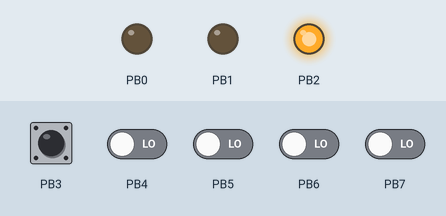
The program below on a simulated ATtiny85, built with avr-gcc and emulated at 8 MHz. Shown: output pins drawn as LEDs (lit = HIGH). The test bench sets the inputs (shaded band); at power-on: PB3 HIGH, PB4–7 LOW. Random numbers use the default seed unless the program sets one; EEPROM starts erased.

Above: at 1.2 s.
1.3 s: PB3 pulled LOW for 0.15 s
At 3.79 s:
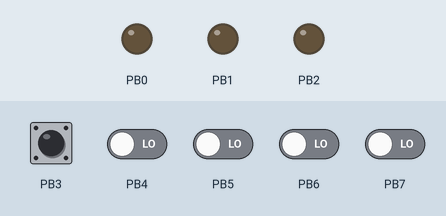
4.4 s: PB3 driven LOW and PB4 driven HIGH
7.4 s: PB3 driven HIGH
10.4 s: PB3 driven LOW and PB4 driven LOW
13.4 s: PB3 driven HIGH
16.4 s: PB3 driven LOW
At 20.25 s:
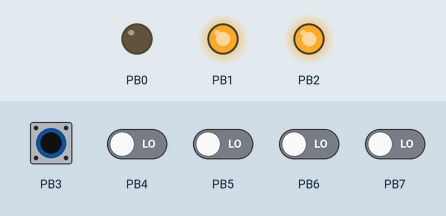
Timing chart, 0 to 20.4 s (numbered marks = the images above; inputs shaded):
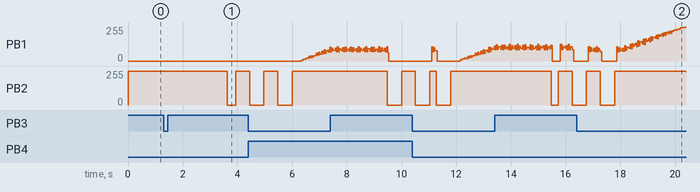

Measured:
- after the input at 1.3 s, PB2: 255/255 → 0/255 after 2.3 s, → 255/255 0.31 s later

The program:

ledcontroller.c
```c
/* Name: Simple PWM RGB LED
 * Author: Adam Brown
 */


#include <avr/io.h>
#include <avr/interrupt.h>
#include <avr/eeprom.h>
#include <math.h>

#define F_CPU 8000000UL
#include <util/delay.h>

#include "common.h"

//#define DEBUG_HUE

void setupTimer();
void loop();

void hsvToRgb(float *r, float *g, float *b, float h, float s, float v);
void updateColor(float h);
void updateBlack();

void loadABColors(float *hueA, float *hueB);
void saveABColors(float hueA, float hueB);

void doFullSpectrumAnimate();
void doABAnimate();


void delay(unsigned long);

void resetMillis();


//define the states for this program
enum STATE {
	ANIMATE,
	SELECT,
	HOLD,
	START
};

enum CHANNEL {
	A = 0,
	B = 1
};

//the current state
enum STATE state;
enum CHANNEL channel;

unsigned long msHoldStart = 0;
unsigned long msAnimateStart = 0;

#define MSEC_HOLD_DELAY 2000
#define MSEC_ANIMATE_CYCLE 56000
#define MSEC_SOLID 0
#define MSEC_FADE 28000

#define MSEC_RESET_THRESHOLD 50
#define RESET_COUNT 70000

#define RED 0
#define GREEN 1
#define BLUE 2

#define BUTTON_PIN 3
#define MSEC_BUTTON_DEBOUNCE 250

#define HUE_STEP 0.001
#define STEP_DELAY 20


//the current hue for channels A and B
float hue[] = {0.0, 0.0};


//the red, green and blue pins
byte pins[3]={2,1,0};

//the length of the duty cycle (in ticks per 256)
volatile byte duty[3]={0,0,0};

//the number of ticks counted on the millisecond clock
volatile long millis=0;

byte EEMEM test;

int main(void)
{
  //write enable port 0, 1, 2
  DDRB = (1<<PB0) | (1<<PB1) | (1<<PB2);

  //read enable port 3
  DDRB |= (0<<PB3);

  //enable port 3 pullup
  PORTB |= (1<<PB3);

  //configure the PWM and timer interrupts
  setupTimer();

	//set the initial state
	state=ANIMATE;
	msAnimateStart = millis;
	channel=A;

	//if the button is held down, reset the color
	if (readPin(BUTTON_PIN)==false) {
		hue[A]=0.001;
		hue[B]=0.501;
		saveABColors(hue[A], hue[B]);

		//wait until the button is released
		do {
			delay(MSEC_BUTTON_DEBOUNCE);
		} while (readPin(BUTTON_PIN)==false);
	}
	//otherwise load the saved color
	else {
		loadABColors(&hue[A], &hue[B]);
	}

	//set the initial color
	//updateColor(hue[A]);

	//input handling loop
	while(true) {
		loop();
	}

	return 0;
}


void loop()
{
	//read the button value (false: pressed)
	boolean button=readPin(BUTTON_PIN);

	//calculate the state transitions
	//hold or animate become select when the button is pressed
	if ((state==HOLD || state==ANIMATE) && button==false) {
		state=SELECT;
		updateColor(hue[channel]);
		delay(MSEC_BUTTON_DEBOUNCE);
		return;
	}
	//select becomes hold for the next channel
	else if (state==SELECT && button==true) {
		//save the current channel positions
		saveABColors(hue[A], hue[B]);
		state=HOLD;

		msHoldStart = millis;

		//choose the next channel
		switch (channel) {
			case A:
				channel=B;
				break;
			case B:
				channel=A;
				break;
		}

		delay(MSEC_BUTTON_DEBOUNCE);
	}

	//handle the select mode
	else if (state==SELECT && button==false) {
		//increment the hue
		hue[channel]+=HUE_STEP;
		//mod the hue by 1
		if (hue[channel]>1)
			hue[channel]-=floor(hue[channel]);

		updateColor(hue[channel]);
	}

	//hold becomes animate after a delay, or when first starting
	else if (state==START || (state==HOLD && (millis-msHoldStart > MSEC_HOLD_DELAY))) {

		//flash the colors to indicate animate start
		updateBlack();
		delay(500);
		updateColor(hue[A]);
		delay(500);
		updateBlack();
		delay(500);
		updateColor(hue[B]);
		delay(500);
		updateBlack();
		delay(500);


		state = ANIMATE;
		msAnimateStart = millis;
	}

	//handle animation
	else if (state==ANIMATE) {
		doABAnimate();
	}


	delay(STEP_DELAY);
}


void doFullSpectrumAnimate() {
	//get the number of ms elapsed since the start of the current animation cycle
	unsigned long msCycleElapsed = (millis - msAnimateStart) % MSEC_ANIMATE_CYCLE;
	int cycleNumber = (millis-msAnimateStart)/MSEC_ANIMATE_CYCLE;

	//every so often, we'll reset the milliseconds counter
	if (msCycleElapsed < MSEC_RESET_THRESHOLD && cycleNumber > RESET_COUNT) {
		resetMillis();
	}

	float hue = (float)msCycleElapsed/MSEC_ANIMATE_CYCLE;
	updateColor(hue);
}

void doABAnimate () {
	//get the number of ms elapsed since the start of the current animation cycle
	unsigned long msCycleElapsed = (millis - msAnimateStart) % MSEC_ANIMATE_CYCLE;
	int cycleNumber = (millis-msAnimateStart)/MSEC_ANIMATE_CYCLE;

	//every so often, we'll reset the milliseconds counter
	if (msCycleElapsed < MSEC_RESET_THRESHOLD && cycleNumber > RESET_COUNT) {
		resetMillis();
	}

	float hueStart;
	float hueEnd;


	//first the animation fades from A to B and then from B to A
	//each of these halves takes half of the animation cycle
	if (msCycleElapsed < MSEC_ANIMATE_CYCLE/2) {
		hueStart = hue[A];
		hueEnd = hue[B];
	}
	else {
		hueStart = hue[B];
		hueEnd = hue[A];
	}


#ifdef DEBUG_HUE
hueEnd=0.4;
hueStart=0.91;
#endif

	//get the ms elapsed since the start of the current half of the animation cycle
	msCycleElapsed = msCycleElapsed % (MSEC_ANIMATE_CYCLE/2);

	//if we are still in the solid part of the cycle, just show the starting color
	if (msCycleElapsed <= MSEC_SOLID)
		updateColor(hueStart);

	//otherwise interpolate between the starting and ending color
	else {
		float interpolate = (float) (msCycleElapsed-MSEC_SOLID)/MSEC_FADE;

		//we want to interpolate along the shortest distance
		//so, if the start and end colors are more than half the number wheel distant
		if (hueStart - hueEnd > 0.5)
			hueEnd += 1.0;
		else if (hueEnd - hueStart > 0.5)
			hueStart += 1.0;

/*
		//we want to interpolate along the longest distance
		//so, if the start and end colors are more than half the number wheel distant
		if (hueStart - hueEnd < 0.5)
		hueEnd += 1.0;
		else if (hueEnd - hueStart > 0.5)
		hueStart += 1.0;
*/
		float hue = hueEnd*interpolate + hueStart*(1.0-interpolate);

		if (hue >= 1.0)
			hue -= 1.0;

		updateColor(hue);
	}
}
//reset the millisecond counter and notify attached devices
void resetMillis() {
	//!!! not currently implemented
	msHoldStart -= millis;
	msAnimateStart -= millis;
	millis = 0;
}

//delay for the given number of millis
void delay(unsigned long msDelay) {
	unsigned long start = millis;

	while (millis - start < msDelay)
		;
}

//the LED pwm timer interrupt
byte count=0;
ISR(TIM0_COMPA_vect) {
	int i;
	for (i=0;i<3;i++) {
		if (count==0 && duty[i]>0)
			writePin(pins[i],true);
		else if (count>duty[i])
			writePin(pins[i],false);
	}

	count+=2;
}

ISR(TIM1_OVF_vect) {
	millis++;
}

//setup the LED pwm timer
void setupTimer() {
	//disable interrupts
	cli();

	// Enable interrupt when timer 0 hits OCR0A
	TIMSK = _BV(OCIE0A) ;

	// Set CTC mode (Clear Timer on Compare Match) and no prescaler
	// Have to set OCR1A *after*, otherwise it gets reset to 0!
	TCCR0A = _BV(WGM01) ;   ///WGM01 (p. 82)
//	TCCR0B = _BV(CS00);  //CS00 (p. 83),
	TCCR0B = _BV(CS01); //prescaler factor 4

	// Set the compare register .
	// This is a 16-bit register?, so we have to do this with
	// interrupts disabled to be safe.
//	OCR0A = microsecondsToClockCycles(12);
	OCR0A = 128; // = 6 us

	//set timer prescale to 32
	//so timer rate is CK/32 = 250 kHz = 4 us (period) = 1024 us to overflow
	TCCR1 = _BV(CS12) | _BV(CS11);
	// Enable interrupt when timer 1 overflows
	TIMSK |= _BV(TOIE1);

	//enable interrupts
	sei();
}

//the float values are scaled by 32000 and saved as 16 bit integers
uint16_t EEMEM eeHueA;
uint16_t EEMEM eeHueB;


//loads the current hue, sat and val pos from eeprom
void loadABColors(float *ha, float *hb) {
	*ha = ((float)eeprom_read_word(&eeHueA)) /32000.0;
	*hb = ((float)eeprom_read_word(&eeHueB)) /32000.0;
}

//saves the current hue, sat and val pos to eeprom
void saveABColors(float ha, float hb) {
	eeprom_write_word(&eeHueA, (uint16_t) (ha*32000.0));
	eeprom_write_word(&eeHueB, (uint16_t) (hb*32000.0));
}


//sets the color to black
void updateBlack() {
	for (int i=0; i<3; i++)
		duty[i]=0;
}

//sets the colour to the given hue
void updateColor(float h) {

	//scale the saturation position by 2 and reflect around 1
	//s=abs((s*2.0)-1.0);
	//scale the saturation position by 2 and reflect around 1
	//v=abs((v*2.0)-1.0);

	float s = 1;
	float v = 1;

	float r=0;
	float g=0;
	float b=0;

	//find the rgb values
	hsvToRgb(&r, &g, &b, h, s, v);

	//set the duty cycle
    duty[RED]=r*255;
	duty[GREEN]=g*255;
	duty[BLUE]=b*255;


}

//converts from the HSV color space to RGB
//all values are in the unit interval
void hsvToRgb(float *r, float *g, float *b, float h, float s, float v) {
	//if saturation is zero the tint is achromatic
	if (s==0) {
		*r = *g = *b =v;
		return;
	}

	// scale hue to be in sector 0 to 5
	h *= 6.0;

	byte sector= floor(h);
	float f=h-sector;

	float p = v*(1-s);
	float q = v*(1-s*f);
	float t = v*(1-s*(1-f));

	switch (sector) {
		case 0:
			*r = v; *g = t; *b = p;
			break;
		case 1:
			*r = q; *g = v; *b = p;
			break;
		case 2:
			*r = p; *g = v; *b = t;
			break;
		case 3:
			*r = p; *g = q; *b = v;
			break;
		case 4:
			*r = t; *g = p; *b = v;
			break;
		case 5:	default:
			*r = v; *g = p; *b = q;
			break;
	}
}
```

common.c
```c
#include <avr/io.h>
#include <stdlib.h>
#include "common.h"
/////
// All i/o is assumed to be on port B
// Pins are given as port B pins from 0 to 4
////

void writePin(byte pin, boolean val)
{
	byte mask=_BV(pin);//1<<pin;

	if (!val) PORTB &= ~mask;
	else PORTB |= mask;
}

boolean readPin(uint8_t pin)
{
	byte mask=_BV(pin);

	if (PINB & mask) return true;
	else return false;
}

long rnd(long howbig)
{
  if (howbig == 0){
    return 0;
  }
  return rand() % howbig;
}

long rndRange(long howsmall, long howbig)
{
  if(howsmall >= howbig){
    return howsmall;
  }
  long diff = howbig - howsmall;
  return rnd(diff) + howsmall;
}
```

common.h
```c
/* common.h
	from Wiring
*/

#define HIGH 0x1
#define LOW  0x0

#define INPUT 0x0
#define OUTPUT 0x1

#define true 0x1
#define false 0x0

#define PI 3.14159265
#define HALF_PI 1.57079
#define TWO_PI 6.283185
#define DEG_TO_RAD 0.01745329
#define RAD_TO_DEG 57.2957786


#define int(x)     ((int)(x))
#define char(x)    ((char)(x))
#define long(x)    ((long)(x))
#define byte(x)    ((uint8_t)(x))
#define float(x)   ((float)(x))
#define boolean(x) ((uint8_t)((x)==0?0:1))

// undefine stdlib's abs if encountered
#ifdef abs
#undef abs
#endif

#define min(a,b) ((a)<(b)?(a):(b))
#define max(a,b) ((a)>(b)?(a):(b))
#define abs(x) ((x)>0?(x):-(x))
#define constrain(amt,low,high) ((amt)<(low)?(low):((amt)>(high)?(high):(amt)))
#define round(x)     ((x)>=0?(long)((x)+0.5):(long)((x)-0.5))
#define radians(deg) ((deg)*DEG_TO_RAD)
#define degrees(rad) ((rad)*RAD_TO_DEG)
#define sq(x) ((x)*(x))


#define interrupts() sei()
#define noInterrupts() cli()

#define clockCyclesPerMicrosecond() ( F_CPU / 1000000L )
#define clockCyclesToMicroseconds(a) ( (a) / clockCyclesPerMicrosecond() )
#define microsecondsToClockCycles(a) ( (a) * clockCyclesPerMicrosecond() )

typedef uint8_t boolean;
typedef uint8_t byte;


void writePin(byte,boolean);
boolean readPin(byte);
long rnd(long);
long rndRange(long,long);
```
